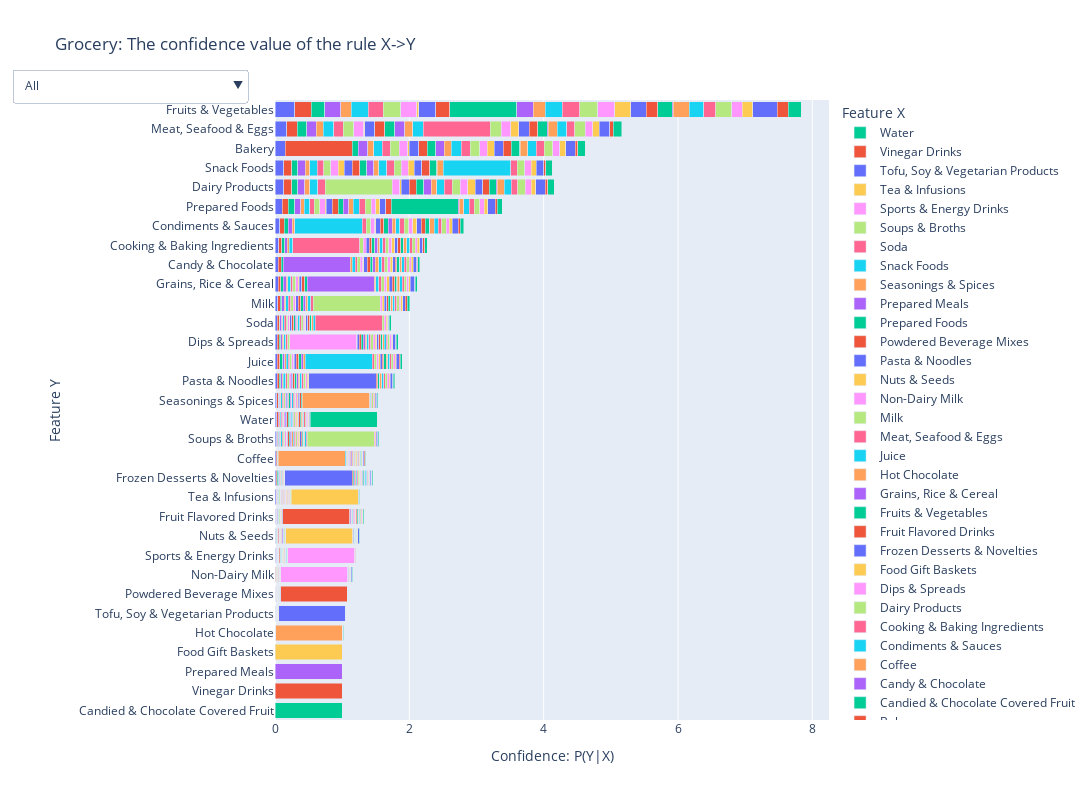

Notebook source saved alongside this figure:
### Code cell
fig_grocery = plotly_bar_chart(conf_mat_grocery, category = 'grocery')
